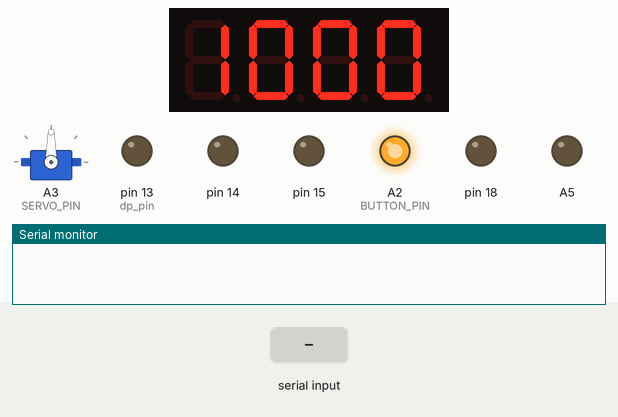
Simulated run of this sketch. Board: Arduino Uno, built with avr-gcc and run on an emulated ATmega328P. Parts: 4-digit seven-segment display, servo, output pins drawn as LEDs (lit = HIGH), the last lines printed to the serial monitor. Wiring (inferred from the names in the program): 4-digit 7-segment display, segments lit when HIGH: segments pin 6, pin 7, pin 8, pin 9, pin 10, pin 11, pin 12; digit selects pin 2, pin 3, pin 4, pin 5. The inputs (shaded band) are chosen by the test bench. The segment pins are drawn as the display they are named for; pins used as bus, display or sensor lines are not drawn.

Above: at 1.2 s.
1.3 s: "2" received over Serial
At 2.5 s:
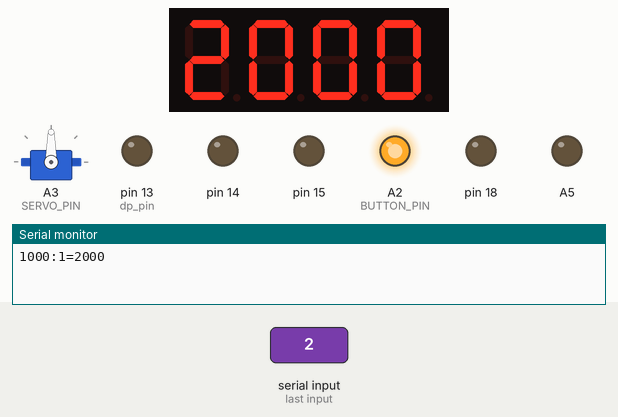
2.8 s: "3" received over Serial
At 3.7 s:
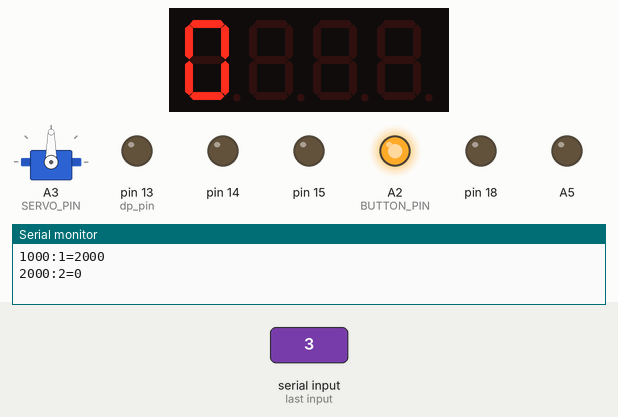
Timing chart, 0 to 5.8 s (numbered marks = the images above; inputs shaded):
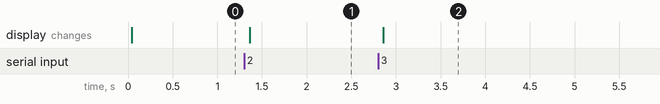

The sketch:

RES_2_MP_Q1.ino
```cpp
#include "Digit.h"
#include "Display.h"
#include <Servo.h>

#define SERVO_PIN   A3
#define BUTTON_PIN  A2

const byte digit_pins[4] = {2, 3, 4, 5};  // From com1 - com4
const byte segment_pins[7]= {6,7,8,9,10,11,12};  // From a - g (abc...g)
const byte dp_pin = 13; //3;

char buf[5]={'1','2', '.','8', '5'};

int servoValue[]={1000,2000,0};
int servoSelection = 0;
int buttonFlag = 0;

Servo myServo;

int count = 0;
Display d(digit_pins, segment_pins, dp_pin);

void setup() {
  Serial.begin(9600);
  pinMode(BUTTON_PIN, INPUT_PULLUP); // digitalWrite(BUTTON_PIN, HIGH);
  myServo.attach(SERVO_PIN);
  for (int i = 0; i <= A5; i++) {
    pinMode(i, OUTPUT);
  }
}

String msg="";
void loop() {
  if (Serial.available() > 0){
    char tmpChar = Serial.read();
    if (tmpChar == '1'){
      servoSelection = 0;
    }else if (tmpChar == '2'){
      servoSelection = 1;
    }else if (tmpChar == '3'){
      servoSelection = 2;
    }
    Serial.print(msg);
    Serial.print(":");
    Serial.print(servoSelection);
    Serial.print("=");
    Serial.println(servoValue[servoSelection]);
  }

  if ((digitalRead(BUTTON_PIN) == LOW) && (buttonFlag == 0) ){
    digitalWrite(13,HIGH);
    buttonFlag = 1;
    servoSelection++;
    if (servoSelection > 2) servoSelection =0;
  }else {
    digitalWrite(13,LOW);
    if ((digitalRead(BUTTON_PIN) == HIGH) && (buttonFlag == 1) ){
      buttonFlag = 0;
    }
  }

  msg = String (servoValue[servoSelection]);
  d.print( msg );

  delayMicroseconds(10);
}
```

Digit.cpp
```cpp
// (licence header left out)
#include "Digit.h"

void Digit::toggle() {
    state = !state;
    digitalWrite(pin, state);
}

void Digit::toggle(bool arg_state) {
  if (arg_state == state) {
    state = !arg_state;
    digitalWrite(pin, state);
  }
}
```

Digit.h
```cpp
// (licence header left out)
#ifndef DIGIT_H_INCLUDED
#define DIGIT_H_INCLUDED

#include <Arduino.h>

/* Digit - Hardware abstraction for COM pins */
class Digit {
public:
  Digit(byte pin) : pin(pin) {
    digitalWrite(pin, OFF);
    state = OFF;
  }

  void toggle();
  void toggle(bool arg_state);

private:
  const bool OFF = HIGH;
  const bool ON = LOW;

  byte pin;
  bool state;
};

#endif // DIGIT_H_INCLUDED
```

Display.cpp
```cpp
// (licence header left out)
#include "Display.h"

/* Segment states for values 0-9 */
num_segs_t num_segs
{
//{a, b, c, d, e, f, g},
  {true, true, true, true, true, true, false},     // 0
  {false, true, true, false, false, false, false}, // 1
  {true, true, false, true, true, false, true},    // 2
  {true, true, true, true, false, false, true},    // 3
  {false, true, true, false, false, true, true},   // 4
  {true, false, true, true, false, true, true},    // 5
  {true, false, true, true, true, true, true},     // 6
  {true, true, true, false, false, false, false},  // 7
  {true, true, true, true, true, true, true},      // 8
  {true, true, true, true, false, true, true}      // 9
};

#ifdef DISABLE_DP
void Display::print(const char num[4]) {

  toggle(false);

  /* Display one digit at a time */
  for (int i = 0; i < strlen(num); i++) {

    /* Toggle segments for current digit */
    for (int j = 0; j < 7; j++) {
      segments[j]->toggle(num_segs[num[i] - 0x30][j]);
    }

    /* Add 1ms offset for previous digit to clear, in order to prevent flickering from upcoming digit */
    delay(1);
    digits[i]->toggle(true);

    /* Provide digit sufficient time to display */
    delay(1);
    digits[i]->toggle(false);
  }
}

#else

void Display::print(const char num[5]) {

  toggle(false);

  bool next_char_dp = false;
  int is_dp_num = 0;

  /* Display one digit at a time */
  for (int i = 0; i < strlen(num); i++) {

    /* Toggle segments for current digit */
    for (int j = 0; j < 7; j++) {
      segments[j]->toggle(num_segs[num[i] - 0x30][j]);
    }

    /* Next character is decimal point */
    next_char_dp  = (i + 1 < 5 && num[i + 1] == '.');

    /* Add 1ms offset for previous digit to clear, in order to prevent flickering from upcoming digit */
    delay(1);
    digits[i - is_dp_num]->toggle(true);
    dp->toggle(next_char_dp); // Turn decimal point on if next character is decimal point

    /* Provide digit sufficient time to display */
    delay(1);
    digits[i - is_dp_num]->toggle(false);
    dp->toggle(false);

    /* Indicate that we're wokring with a decimal point number */
    if (next_char_dp && !is_dp_num && ++i) {
      is_dp_num = 1;
    }
  }
}
#endif


void Display::print(String str) {
  //this function takes a string type value as argument and display the value in the 4 digit display without any decimal point
  toggle(false);

  bool next_char_dp = false;    // dp
  int is_dp_num = 0;            // dp


  /* Display one digit at a time */
  for (int i = 0; i < str.length(); i++) {

    /* Toggle segments for current digit */
    for (int j = 0; j < 7; j++) {
      segments[j]->toggle(num_segs[str[i] - 0x30][j]);
    }

    /* Next character is decimal point */
    next_char_dp  = (i + 1 < 5 && str[i + 1] == '.');

    /* Add 1ms offset for previous digit to clear, in order to prevent flickering from upcoming digit */
    delayMicroseconds(50);
    digits[i - is_dp_num]->toggle(true); // dp
    digits[i]->toggle(true);

    /* Provide digit sufficient time to display */
    delayMicroseconds(50);
    digits[i - is_dp_num]->toggle(false); // dp
    digits[i]->toggle(false);

    /* Indicate that we're wokring with a decimal point number */
    if (next_char_dp && !is_dp_num && ++i) {
      is_dp_num = 1;
    }


  }
}

/* Enable/Disable all digits */
void Display::toggle() {
  state = !state;
  for (int i = 0; i < 4; i++) {
    digits[i]->toggle(state);
  }
}

void Display::toggle(bool arg_state) {
  if (state != arg_state) {
    state = arg_state;
    for (int i = 0; i < 4; i++) {
      digits[i]->toggle(state);
    }
  }
}

/* Enable (all) segments */
void Display::fill(bool all) {
  /* Turn on all displays */
  if (all) {
    toggle(true);
  }

  for (int i = 0; i < 7; i++) {
    segments[i]->toggle(true);
  }
}

/* Disable (all) segments */
void Display::empty() {
  for (int i = 0; i < 7; i++) {
    segments[i]->toggle(false);
  }
}
```

Display.h
```cpp
// (licence header left out)
#ifndef DISPLAY_H_INCLUDED
#define DISPLAY_H_INCLUDED

#include <Arduino.h>

#include "Segment.h"
#include "Digit.h"

typedef bool num_segs_t[10][7];

/* Display - Handles digits and segments */
class Display {

private:
  bool state = false;

public:
  /* Abstract HW Access */
  Digit *digits[4];   // Stores digit objects to activate/disable COMs
  Segment *segments[7];         // Stores segment objects from a -g (abc..g) to activate and disable segments
  DecimalPoint *dp;             // Stores dp object to activate/disable dp

#ifdef DISABLE_DP
  Display(byte digit_pins[4], byte segment_pins[7]) {
#else
  Display(byte digit_pins[4], byte segment_pins[7], byte dp_pin) {
    /* Assign dp */
    dp = new DecimalPoint(dp_pin);
#endif
    /* Assign Digits */
    for (int i = 0; i < 4; i++) {
      digits[i] = new Digit(digit_pins[i]);
    }

    /* Assign Segments */
    for (int i = 0; i < 7; i++) {
      segments[i] = new Segment(segment_pins[i]);
    }
  }

/* Print to 4 digit segment display */
#ifdef DISABLE_DP
  void print(const char num[4]);
#else
  void print(const char num[5]);
#endif
  void print(String str);
  /* Enable/Disable all digits */
  void toggle();
  void toggle(bool arg_state);

  /* Enable (all) segments */
  void fill(bool all = true);

  /* Disable all segments */
  void empty();
};

#endif // DISPLAY_H_INCLUDED
```

Segment.cpp
```cpp
// (licence header left out)
#include "Segment.h"

void Segment::toggle() {
  state = !state;
  digitalWrite(pin, state);
}

void Segment::toggle(bool arg_state) {
  /* Only enable or disable segment if necessary
   * (Ex. If number 8 has been displayed prior to displaying number 9, only disable segment 'e') */
  if (state != arg_state) {
    state = arg_state;
    digitalWrite(pin, state);
  }
}
```

Segment.h
```cpp
// (licence header left out)
#ifndef SEGMENT_H_INCLUDED
#define SEGMENT_H_INCLUDED

#include <Arduino.h>

/* Segment - Hardware abstraction for segments */
class Segment {

public:
  Segment(byte pin) : pin(pin) {};

  void toggle();
  void toggle(bool arg_state);

private:
  byte pin;
  bool state = LOW;
};

typedef Segment DecimalPoint;

#endif // SEGMENT_H_INCLUDED
```

Measured:
- after the input at 1.3 s, the display: changes after 0.06 s (image 1)
- after the input at 2.8 s, the display: changes after 0.06 s (image 2)
